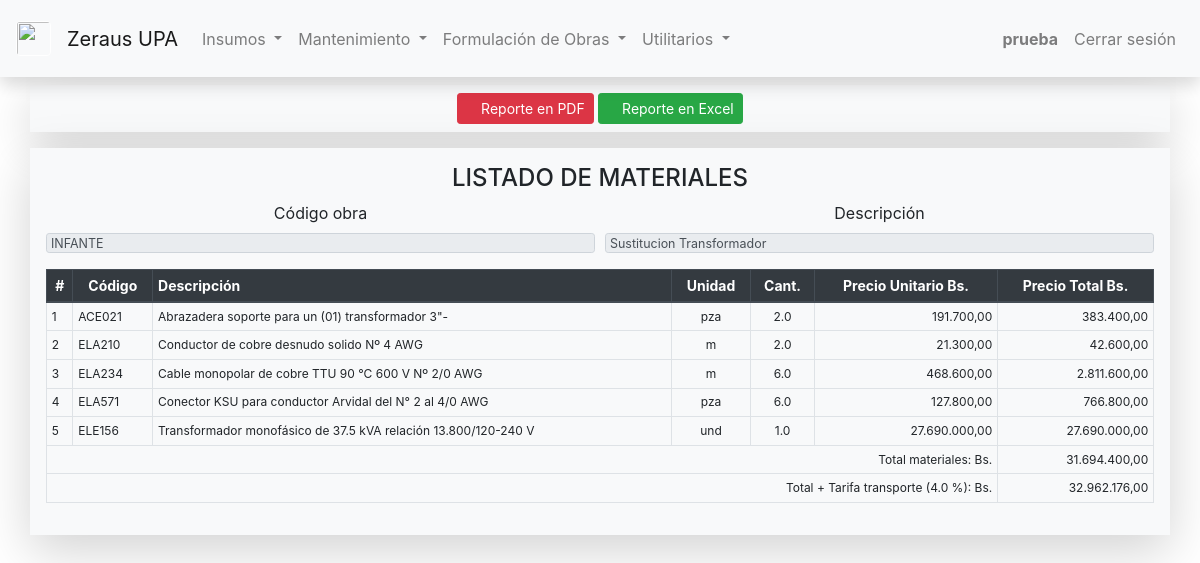
Page /reporte/lista_materiales/INFANTE (signed in) on the committed database.
### app/models.py (models this page shows, shortened)
class User(AbstractUser):
	def getType(self):
		if self.is_superuser:
		    return "2"
		else:
		    return "1"

class Obras(models.Model):
	codigo = models.CharField(max_length=9, primary_key=True)
	descripcion = models.TextField(default="", blank=True)
	area = models.ForeignKey(Areas, on_delete=models.SET_DEFAULT, default=None)
	bono_alimentacion = models.FloatField(default=0, blank=True)
	f_administracion = models.FloatField(default=0, blank=True)
	f_utilidad = models.FloatField(default=0, blank=True)
	grado_dificultad = models.FloatField(default=0, blank=True)
	tarifa_transporte = models.FloatField(default=0, blank=True)
	fcas = models.FloatField(default=0, blank=True)
	iva = models.FloatField(default=0, blank=True)
	partidas = models.ManyToManyField(Partidas, blank=True)
	class Meta:
		verbose_name = "Obra"
		verbose_name_plural = "Obras"
		permissions = (
			("view_presupuesto", "Ver presupuestos"),
			("change_presupuesto", "Modificar presupuestos"),
			("report_presupuesto", "Ver reportes de presupuestos")
		)

class Materiales(models.Model):
	codigo = models.CharField(max_length=6, primary_key=True)
	cod_mat = models.CharField(max_length=6, default="", blank=True)
	descripcion = models.TextField(default="", blank=True)
	unidad = models.CharField(max_length=6, default="", blank=True)
	desperdicio = models.FloatField(default=0, blank=True)
	precio = models.FloatField(default=0, blank=False)
	class Meta:
		verbose_name = "Material"
		verbose_name_plural = "Materiales"
	def getPriceBs(self, area):
		return self.precio * area.tasa_dolar
	def getCantidad(self, partida):
		try:
			material_cantidad = CantidadMateriales.objects.get(material=self, partida=partida)
			return material_cantidad.cantidad
		except CantidadMateriales.DoesNotExist:
			return 0

### app/views.py (the view)
# urls.py: path("reporte/lista_materiales/<str:codigo>", views.reporte_lista_materiales, name="reporte_lista_materiales"),
def reporte_lista_materiales(request, codigo):
    if(request.user.has_perm("app.report_presupuesto")):
        try:
            obra = Obras.objects.get(codigo=codigo)
            area = obra.area
            lista_materiales, num, materiales_total = [], 0, 0
            for partida in obra.partidas.all():
                for material in partida.materiales.all():
                    num = num + 1
                    material.num = num
                    material.cantidad = material.getCantidad(partida)
                    material.price = numberCurrencyFormat(material.getPriceBs(area))
                    material.price_total = numberCurrencyFormat(material.cantidad * currencyToFloat(material.price))
                    materiales_total = materiales_total + currencyToFloat(material.price_total)
                    lista_materiales.append(material)
            materiales_total = numberCurrencyFormat(materiales_total)
            materiales_total_transporte = numberCurrencyFormat(currencyToFloat(materiales_total) + (currencyToFloat(materiales_total) * (obra.tarifa_transporte/100)))
            return render(request, "app/reporte_lista_materiales.html", {
                "exists": True, "obra": obra, "lista_materiales": lista_materiales,
                "materiales_total": materiales_total, "materiales_total_transporte": materiales_total_transporte
            })
        except Obras.DoesNotExist:
            return render(request, "app/reporte_lista_materiales.html", {
                "exists": False
            })
    else:
        return HttpResponseRedirect(reverse("error_no_permission"))

### app/utils.py (called while the page is built)
def numberCurrencyFormat(number):
	thousands_separator = "."
	fractional_separator = ","
	currency = "{:,.2f}".format(number)
	if thousands_separator == ".":
		main_currency, fractional_currency = currency.split(".")[0], currency.split(".")[1]
		new_main_currency = main_currency.replace(",", ".")
		currency = new_main_currency + fractional_separator + fractional_currency
	return currency

def currencyToFloat(currency):
	return float(currency.replace(".", "").replace(",", "."))

### app/templates/app/reporte_lista_materiales.html (shortened to what this page needs)
{% extends "app/layout.html" %}
{% block body %}
    {% if exists == True  %}
        <div class="container bg-light p-2 my-2 shadow-lg">
            <center>
                <a class="btn btn-danger btn-sm" href="{% url 'pdf_lista_materiales' obra.codigo %}" target="_blank" role="button"><i class="bi bi-file-pdf"></i> Reporte en PDF</a>
                <a class="btn btn-success btn-sm" href="{% url 'excel_lista_materiales' obra.codigo %}" target="_blank" role="button"><i class="bi bi-file-excel"></i> Reporte en Excel</a>
            </center>
        </div>
        <div class="container bg-light p-3 my-3 shadow-lg">
            <center><h4>LISTADO DE MATERIALES</h4></center>
            <form>
                <center>
                    <div class="form-group form-row" style="margin-bottom: 0px; margin-top: 0px;">
                        <div class="col">
                            <label for="equipo_codigo">Código obra</label>
                            <div class="input-group mb-3">
                                <input type="text" class="form-control form-control-xs" id="obra_codigo" maxlength="6" value="{{ obra.codigo }}" readonly>
                            </div>
                        </div>
                        <div class="col">
                            <label for="obra_descripcion">Descripción</label>
                            <div class="input-group mb-3">
                                <input type="text" class="form-control form-control-xs" id="obra_descripcion" value="{{ obra.descripcion }}" readonly>
                            </div>
                        </div>
                    </div>
                    <table class="table table-bordered table-sm compact" id="tabla_lista_materiales">
                        <thead class="thead-dark" style="font-size: 14px;">
                            <tr>
                                <th class="text-center" scope="col">#</th>
                                <th class="text-center" scope="col">Código</th>
                                <th scope="col">Descripción</th>
                                <th class="text-center" scope="col">Unidad</th>
                                <th class="text-center" scope="col">Cant.</th>
                                <th class="text-center" scope="col">Precio Unitario Bs.</th>
                                <th class="text-center" scope="col">Precio Total Bs.</th>
                            </tr>
                        </thead>
                        <tbody style="font-size: 12px;">
                            {% for material in lista_materiales %}
                                <tr>
                                    <td>{{ material.num }}</td>
                                    <td>{{ material.codigo }}</td>
                                    <td>{{ material.descripcion }}</td>
                                    <td class="text-center">{{ material.unidad }}</td>
                                    <td class="text-center">{{ material.cantidad }}</td>
                                    <td class="text-right">{{ material.price }}</td>
                                    <td class="text-right">{{ material.price_total }}</td>
                                </tr>
                            {% endfor %}
                            <tr>
                                <td colspan="6" class="text-right">Total materiales: Bs.</td>
                                <td class="text-right">{{ materiales_total }}</td>
                            </tr>
                            <tr>
                                <td colspan="6" class="text-right">Total + Tarifa transporte ({{ obra.tarifa_transporte }} %): Bs.</td>
                                <td class="text-right">{{ materiales_total_transporte }}</td>
                            </tr>
                        </tbody>
                    </table>
                </center>
            </form>
        </div>
    {% endif %}
{% endblock %}

### app/templates/app/layout.html (shortened to what this page needs)
{% load static %}
<!DOCTYPE html>
<html lang="es">
    <head>
        <link href="{% static 'app/bootstrap/css/bootstrap.min.css' %}" rel="stylesheet">
        <link href="{% static 'app/bootstrap-icons-1.5.0/bootstrap-icons.css' %}" rel="stylesheet">
        <link href="{% static 'app/jquery.dataTables.min.css' %}" rel="stylesheet">
        <link href="{% static 'app/buttons.dataTables.min.css' %}" rel="stylesheet">
        <link href="{% static 'app/styles.css' %}" rel="stylesheet">
    </head>
    <body>
        <nav class="navbar navbar-expand-lg navbar-light bg-light shadow p-3" id="nav-menu">
            <a class="navbar-brand" href="{% url 'index' %}">
                <img src="{% static 'app/images/zs-logo.png' %}" width="35" height="35" class="border border-white rounded">
                <a class="navbar-brand" href="{% url 'index' %}">Zeraus UPA</a>
            </a>
            <div class="collapse navbar-collapse" id="collapse_target">
                <ul class="navbar-nav mr-auto">
                    <li class="nav-item dropdown">
                        <a class="nav-link dropdown-toggle" href="#" id="navbarDropdownMenuInsumos" data-toggle="dropdown" aria-haspopup="true" aria-expanded="false">
                          Insumos
                        </a>
                    </li>
                    <li class="nav-item dropdown">
                        <a class="nav-link dropdown-toggle" href="#" id="navbarDropdownMenuMantenimiento" data-toggle="dropdown" aria-haspopup="true" aria-expanded="false">
                          Mantenimiento
                        </a>
                    </li>
                    <li class="nav-item dropdown">
                        <a class="nav-link dropdown-toggle" href="#" id="navbarDropdownMenuFormulacion" data-toggle="dropdown" aria-haspopup="true" aria-expanded="false">
                          Formulación de Obras
                        </a>
                    </li>
                    {% if user.is_superuser %}
                        <li class="nav-item dropdown">
                            <a class="nav-link dropdown-toggle" href="#" id="navbarDropdownMenuUtilitarios" data-toggle="dropdown" aria-haspopup="true" aria-expanded="false">
                                Utilitarios
                            </a>
                            <div class="dropdown-menu" aria-labelledby="navbarDropdownMenuUtilitarios">
                                <a class="dropdown-item" href="{% url 'perfil' %}">Ver perfil de usuario</a>
                                <div class="dropdown-divider"></div>
                                <a class="dropdown-item" href="{% url 'register' %}">Registrar nuevo usuario</a>
                                <a class="dropdown-item" href="{% url 'modificar_usuarios' %}">Modificar usuario</a>
                            </div>
                        </li>
                    {% else %}
                        <li class="nav-item dropdown">
                            <a class="nav-link dropdown-toggle" href="#" id="navbarDropdownMenuUtilitarios" data-toggle="dropdown" aria-haspopup="true" aria-expanded="false">
                                Utilitarios
                            </a>
                        </li>
                    {% endif %}
                </ul>
                <ul class="nav navbar-nav navbar-right">
                    {% if user.is_authenticated %}
                        <li class="nav-item">
                            <a class="nav-link" id="username" href="{% url 'index' %}"><strong>{{ user.username }}</strong></a>
                        </li>
                        <li class="nav-item">
                            <a class="nav-link" href="{% url 'logout' %}">Cerrar sesión</a>
                        </li>
                    {% else %}
                        <li class="nav-item">
                            <a class="nav-link" href="{% url 'login' %}">Iniciar sesión</a>
                        </li>
                    {% endif %}
                </ul>
            </div>
        </nav>
        <div class="body">
            {% block body %}
            {% endblock %}
        </div>
    </body>
</html>

### app/static/app/styles.css (style rules this page uses)
body { background: url('images/background-image.jpg') no-repeat center center fixed; -webkit-background-size: cover; -moz-background-size: cover; background-size: cover; -o-background-size: cover; }
td { cursor: pointer; }
.form-control-xs { height: calc(1em + .375rem + 2px) !important; padding: .125rem .25rem !important; font-size: .78rem !important; line-height: 1.5; border-radius: .2rem; }

### rows in the picture
User: username "prueba"
Obras: codigo "INFANTE", descripcion "Sustitucion Transformador", tarifa_transporte "4.0"
Materiales: num "1", codigo "ACE021", descripcion "Abrazadera soporte para un (01) transformador 3\"-", unidad "pza", cantidad "2.0", price "191.700,00", price_total "383.400,00"
Materiales: num "2", codigo "ELA210", descripcion "Conductor de cobre desnudo solido Nº 4 AWG", unidad "m", cantidad "2.0", price "21.300,00", price_total "42.600,00"
Materiales: num "3", codigo "ELA234", descripcion "Cable monopolar de cobre TTU 90 °C 600 V Nº 2/0 AWG", unidad "m", cantidad "6.0", price "468.600,00", price_total "2.811.600,00"
Materiales: num "4", codigo "ELA571", descripcion "Conector KSU para conductor Arvidal del N° 2 al 4/0 AWG", unidad "pza", cantidad "6.0", price "127.800,00", price_total "766.800,00"
Materiales: num "5", codigo "ELE156", descripcion "Transformador monofásico de 37.5 kVA relación 13.800/120-240 V", unidad "und", cantidad "1.0", price "27.690.000,00", price_total "27.690.000,00"

### other values in the picture
{{ materiales_total }} "31.694.400,00"
{{ materiales_total_transporte }} "32.962.176,00"
